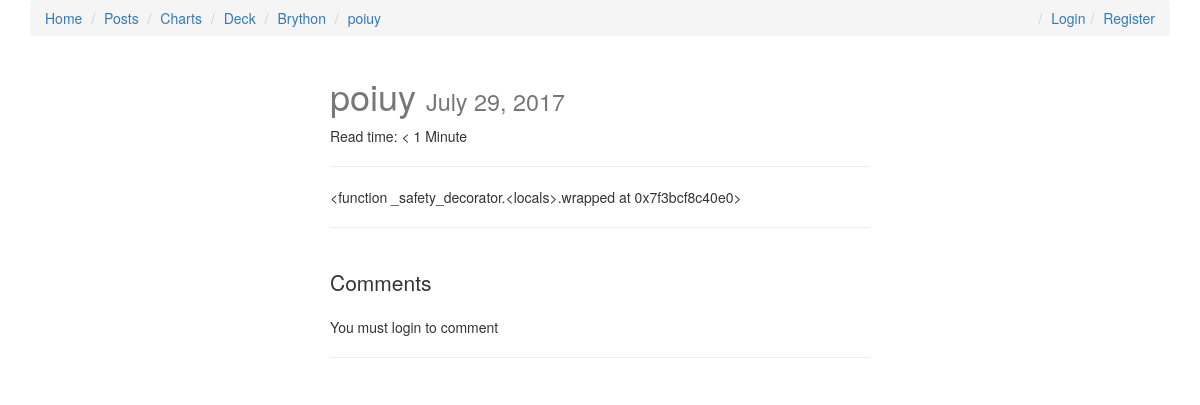
The page /posts/poiuy/ on the database as committed earlier.
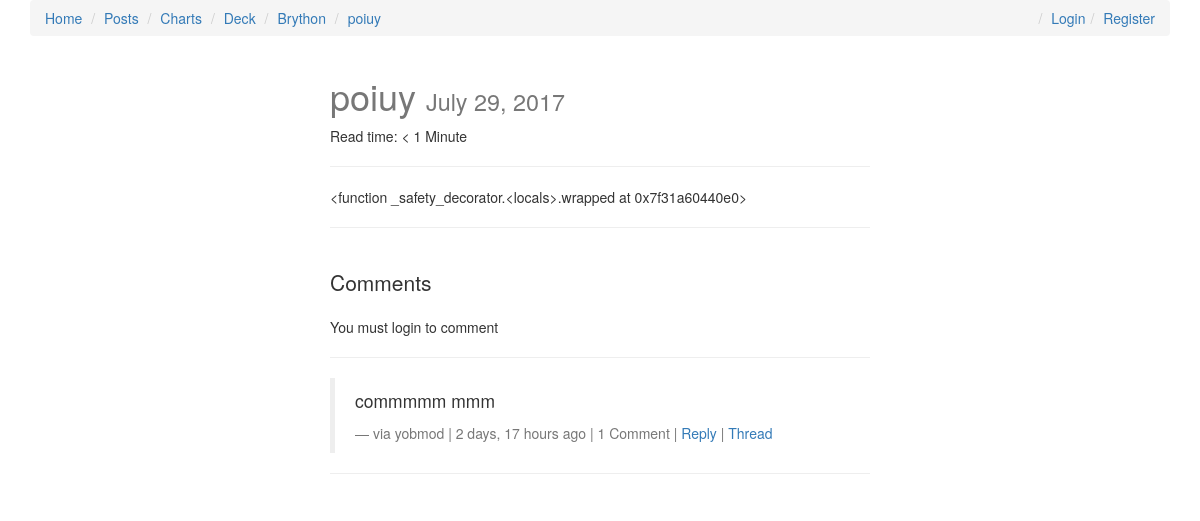
The same page on the database as committed later.
### posts/models.py (models this page shows, shortened)
class Post(models.Model):
    user = models.ForeignKey(settings.AUTH_USER_MODEL, default=1, on_delete=models.CASCADE)
    title = models.CharField(max_length=120)
    slug = models.SlugField(unique=True)
    image = models.ImageField(upload_to=upload_location,
            null=True,
            blank=True,
            width_field="width_field",
            height_field="height_field")
    height_field = models.IntegerField(default=0)
    width_field = models.IntegerField(default=0)
    content = models.TextField()
    draft = models.BooleanField(default=False)
    publish = models.DateField(auto_now=False, auto_now_add=False)
    read_time =  models.IntegerField(default=0) # models.TimeField(null=True, blank=True) #assume minutes
    updated = models.DateTimeField(auto_now=True, auto_now_add=False)
    timestamp = models.DateTimeField(auto_now=False, auto_now_add=True)
    objects = PostManager()
    def get_absolute_url(self):
        return reverse("posts:detail", kwargs={"slug": self.slug})
    class Meta:
        ordering = ["-timestamp", "-updated"]
    def get_markdown(self):
        content = self.content
        markdown_text = markdown(content)
        return mark_safe(markdown_text)
    @property
    def comments(self):
        instance = self
        qs = Comment.objects.filter_by_instance(instance)
        return qs
    @property
    def get_content_type(self):
        instance = self
        content_type = ContentType.objects.get_for_model(instance.__class__)
        return content_type

### comments/models.py (models this page shows, shortened)
class Comment(models.Model):
	user        = models.ForeignKey(settings.AUTH_USER_MODEL, default=1, on_delete=models.CASCADE)
	content_type = models.ForeignKey(ContentType, on_delete=models.CASCADE)
	object_id = models.PositiveIntegerField()
	content_object = GenericForeignKey('content_type', 'object_id')
	parent      = models.ForeignKey("self", null=True, blank=True,on_delete=models.CASCADE)
	content     = models.TextField()
	timestamp   = models.DateTimeField(auto_now_add=True)
	objects = CommentManager()
	class Meta:
		ordering = ['-timestamp']
	def get_absolute_url(self):
		return reverse("comments:thread", kwargs={"id": self.id})
	def children(self): #replies
		return Comment.objects.filter(parent=self)

### posts/views.py (the view, shortened to what this page needs)
# urls.py: url(r'^(?P<slug>[\w-]+)/$', post_detail, name='detail'),
def post_detail(request, slug=None):
	instance = get_object_or_404(Post, slug=slug)
	if instance.publish > timezone.now().date() or instance.draft:
		if not request.user.is_staff or not request.user.is_superuser:
			raise Http404
	share_string = quote_plus(instance.content)
	initial_data = {
			"content_type": instance.get_content_type,
			"object_id": instance.id
	}
	form = CommentForm(request.POST or None, initial=initial_data)
	comments = instance.comments
	context = {
		"title": instance.title,
		"instance": instance,
		"share_string": share_string,
		"comments": comments,
		"comment_form":form,
	}
	return render(request, "post_detail.html", context)

### comments/models.py (called while the page is built)
	def filter_by_instance(self, instance):
		content_type = ContentType.objects.get_for_model(instance.__class__)
		obj_id = instance.id
		qs = super(CommentManager, self).filter(content_type=content_type, object_id= obj_id).filter(parent=None)
		return qs

### posts/templatetags/urlify.py (called while the page is built)
@register.filter
def urlify(value):
    return quote_plus(value)

### templates/post_detail.html (shortened to what this page needs)
{% extends "base/base.html" %}
{% load urlify %}
{% load crispy_forms_tags %}
 {% block post_detail_link %}
  <li><a href='{{ instance.get_absolute_url }}'>{{ instance.title }}</a></li>
  {% endblock %}
{% block content %}
<div class='col-sm-6 col-sm-offset-3'>
<h1>{{ title }} <small>{% if instance.draft %}<span style='color:red;'>Draft</span> {% endif %}{{ instance.publish }}</small></h1>
<p>Read time: {% if instance.read_time <= 1 %} < 1 Minute {% else %}{{ instance.read_time }} minutes {% endif %}</p>
<p><div class="fb-like" data-href="{{ request.build_absolute_uri }}" data-layout="button_count" data-action="like" data-show-faces="true" data-share="true"></div>
<hr/>
</p>
<div class='row'>
<div class='col-sm-12 '>
   <div class='post-detail-item'>{{ instance.get_markdown }}</div>
    <hr/>
    <br/>
    <div>
        <p class='lead'>Comments</p>
        {% if request.user.is_authenticated %}
        <form method="POST" action="."> {% csrf_token %}
            {{ comment_form|crispy }}
            <input type='submit' value='Post comment' class='btn btn-default'>
        </form>
        {% else %}
        <p>You must login to comment </p>
        {% endif %}
        <hr/>
        {% for comment in comments %}
        <blockquote>
          <p>{{ comment.content }}</p>
          <footer>via {{ comment.user }} | {{ comment.timestamp|timesince }} ago | {% if comment.children.count > 0 %}{{ comment.children.count }} Comment{% if comment.children.count > 1 %}s{% endif %} | {% endif %} <a class='comment-reply-btn' href='#'>Reply</a> | <a class='' href='{{ comment.get_absolute_url }}'>Thread</a></footer>
        </blockquote>
        <hr/>
        {% endfor %}
    </div>
</div>
</div>
</div>
{% endblock content %}

Rows that differ between the two databases and show on the page:
computed for Post "poiuy": get_markdown "<function _safety_decorator.<locals>.wrapped at 0x7f3bcf8c40e0>" → "<function _safety_decorator.<locals>.wrapped at 0x7f31a60440e0>"
added Comment: content "commmmm mmm", user "yobmod", timestamp "2 days, 17 hours", children.count "1"
